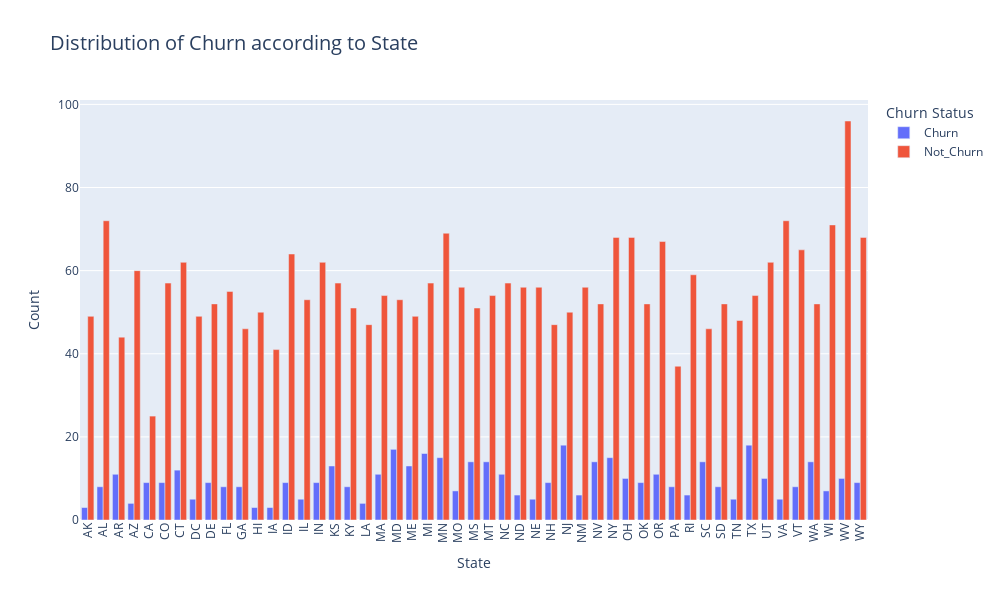

The cell this chart's notebook holds for it:
### Markdown cell above
According to the bar chart above, Area code 415 has the highest overall number of customers, with a relatively higher proportion of churned customers compared to the other two area codes.

### Code cell
#grouping churn status with State
churn_state_freq = training_df.groupby(['State', 'churn_status']).size().reset_index(name='Count')

# Plotting with plotly.express
fig = px.bar(
    churn_state_freq,
    x='State',
    y='Count',
    color='churn_status',
    barmode='group',
    title='Distribution of Churn according to State',
    labels={'Count': 'Count', 'State': 'State'}
)

# Customize the layout
fig.update_layout(
    xaxis_title='State',
    yaxis_title='Count',
    title_font_size=20,
    xaxis_tickangle=-90,
    legend_title_text='Churn Status',
    width=1000,  # Set the width of the plot
    height=600   # Set the height of the plot
)

fig.show()

### Figure 1 — Plotly figure (JSON) as saved in the notebook; plotly's stock layout.template omitted (floating-point values rounded to 4 significant figures)
{"data": [{"alignmentgroup": "True", "hovertemplate": "churn_status=Churn<br>State=%{x}<br>Count=%{y}<extra></extra>", "legendgroup": "Churn", "marker": {"color": "#636efa", "pattern": {"shape": ""}}, "name": "Churn", "offsetgroup": "Churn", "orientation": "v", "showlegend": true, "textposition": "auto", "type": "bar", "x": ["AK", "AL", "AR", "AZ", "CA", "CO", "CT", "DC", "DE", "FL", "GA", "HI", "IA", "ID", "IL", "IN", "KS", "KY", "LA", "MA", "MD", "ME", "MI", "MN", "MO", "MS", "MT", "NC", "ND", "NE", "NH", "NJ", "NM", "NV", "NY", "OH", "OK", "OR", "PA", "RI", "SC", "SD", "TN", "TX", "UT", "VA", "VT", "WA", "WI", "WV", "WY"], "xaxis": "x", "y": [3, 8, 11, 4, 9, 9, 12, 5, 9, 8, 8, 3, 3, 9, 5, 9, 13, 8, 4, 11, 17, 13, 16, 15, 7, 14, 14, 11, 6, 5, 9, 18, 6, 14, 15, 10, 9, 11, 8, 6, 14, 8, 5, 18, 10, 5, 8, 14, 7, 10, 9], "yaxis": "y"}, {"alignmentgroup": "True", "hovertemplate": "churn_status=Not_Churn<br>State=%{x}<br>Count=%{y}<extra></extra>", "legendgroup": "Not_Churn", "marker": {"color": "#EF553B", "pattern": {"shape": ""}}, "name": "Not_Churn", "offsetgroup": "Not_Churn", "orientation": "v", "showlegend": true, "textposition": "auto", "type": "bar", "x": ["AK", "AL", "AR", "AZ", "CA", "CO", "CT", "DC", "DE", "FL", "GA", "HI", "IA", "ID", "IL", "IN", "KS", "KY", "LA", "MA", "MD", "ME", "MI", "MN", "MO", "MS", "MT", "NC", "ND", "NE", "NH", "NJ", "NM", "NV", "NY", "OH", "OK", "OR", "PA", "RI", "SC", "SD", "TN", "TX", "UT", "VA", "VT", "WA", "WI", "WV", "WY"], "xaxis": "x", "y": [49, 72, 44, 60, 25, 57, 62, 49, 52, 55, 46, 50, 41, 64, 53, 62, 57, 51, 47, 54, 53, 49, 57, 69, 56, 51, 54, 57, 56, 56, 47, 50, 56, 52, 68, 68, 52, 67, 37, 59, 46, 52, 48, 54, 62, 72, 65, 52, 71, 96, 68], "yaxis": "y"}], "layout": {"barmode": "group", "height": 600, "legend": {"title": {"text": "Churn Status"}, "tracegroupgap": 0}, "title": {"font": {"size": 20}, "text": "Distribution of Churn according to State"}, "width": 1000, "xaxis": {"anchor": "y", "domain": [0, 1], "tickangle": -90, "title": {"text": "State"}}, "yaxis": {"anchor": "x", "domain": [0, 1], "title": {"text": "Count"}}}}
